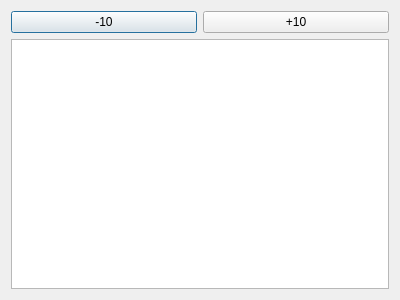
<?xml version="1.0" encoding="UTF-8"?>
<ui version="4.0">
 <class>Dialog</class>
 <widget class="QDialog" name="Dialog">
  <property name="geometry">
   <rect>
    <x>0</x>
    <y>0</y>
    <width>400</width>
    <height>300</height>
   </rect>
  </property>
  <property name="windowTitle">
   <string>Dialog</string>
  </property>
  <layout class="QVBoxLayout" name="verticalLayout">
   <item>
    <layout class="QHBoxLayout" name="horizontalLayout">
     <item>
      <widget class="QPushButton" name="pushButton">
       <property name="text">
        <string>-10</string>
       </property>
      </widget>
     </item>
     <item>
      <widget class="QPushButton" name="pushButton_2">
       <property name="text">
        <string>+10</string>
       </property>
      </widget>
     </item>
    </layout>
   </item>
   <item>
    <widget class="QGraphicsView" name="graphicsView"/>
   </item>
  </layout>
 </widget>
 <layoutdefault spacing="6" margin="11"/>
 <resources/>
 <connections/>
</ui>
